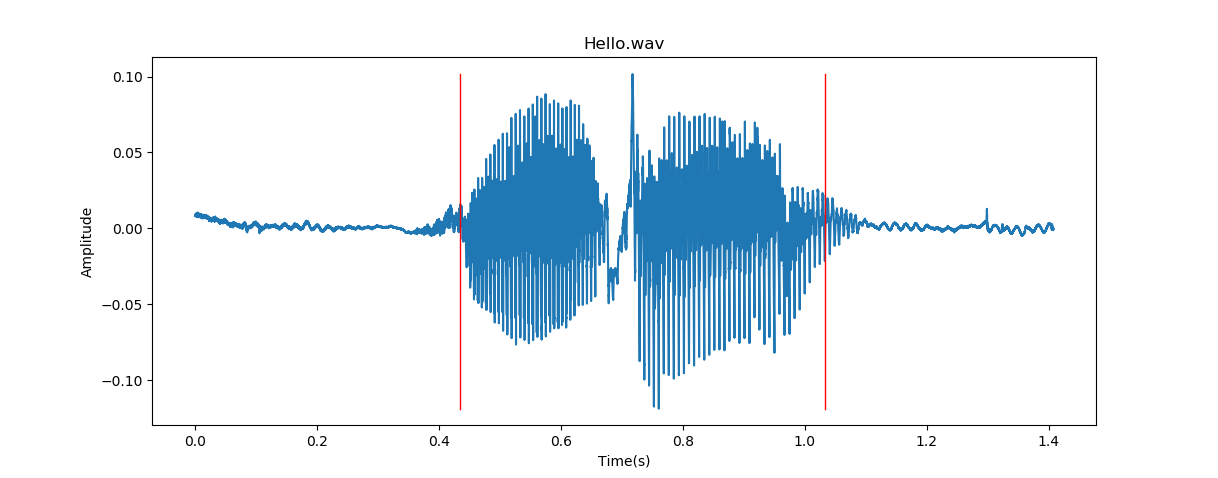

Python code for this plot:
from DSPbox import frameMat
import scipy.io.wavfile as wav
import matplotlib.pyplot as plt
import numpy as np

rate, signal = wav.read('./hello.wav')
sigSize = np.size(signal)
time = np.linspace(0, sigSize, sigSize) / rate
signal = signal / 2**15
ms = int(rate / 1000)
enframe = frameMat(signal, 25*ms , 10*ms)
absv = np.asarray([np.sum(np.abs(f)) for f in enframe.T])
frameTime = (np.linspace(0, enframe.shape[1], enframe.shape[1]) * ((25 - 10)*ms)) / rate
threshold = np.max(absv) * 0.3 # max * 0.3
thindex = [i for i in range(len(absv)) if absv[i] > threshold]
smax, smin = np.max(signal), np.min(signal)

plt.plot(time, signal)
plt.plot([thindex[0]*15*ms/rate, thindex[0]*15*ms/rate], [smax,smin], 'r', lw=1)
plt.plot([thindex[-1]*15*ms/rate, thindex[-1]*15*ms/rate], [smax,smin], 'r', lw=1)
plt.title("Hello.wav")
plt.xlabel("Time(s)")
plt.ylabel("Amplitude")
plt.show()
